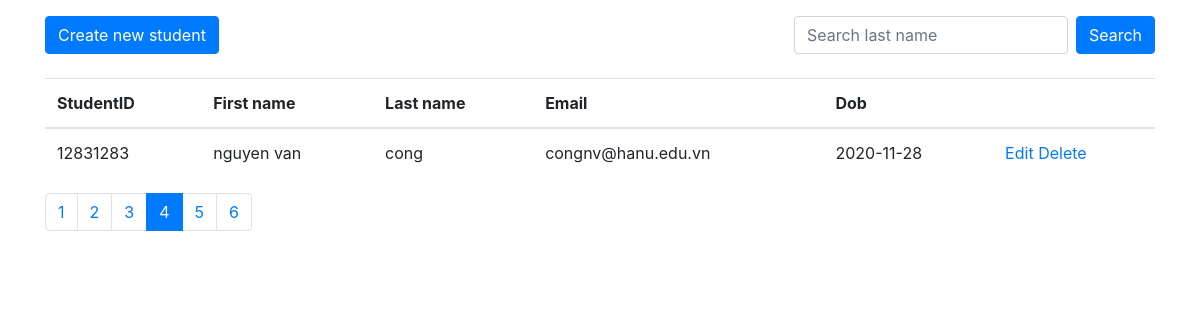
Screenshot of /simple/student/index.php?page=4 with the database file from the repository.
### tables this page shows
CREATE TABLE `students` (
  `id` int(11) NOT NULL,
  `student_id` varchar(20) NOT NULL,
  `first_name` varchar(20) NOT NULL,
  `last_name` varchar(10) NOT NULL,
  `email` varchar(50) NOT NULL,
  `dob` date NOT NULL
);

### simple/student/index.php (the view, shortened to what this page needs)
<?php require('../config/connection.php'); ?>
<?php
	$limit = 1;
	$studentSql = "SELECT * FROM students";
	$totalStudentsCountSql = "SELECT COUNT(*) FROM students";
	if (isset($_GET['page'])) {
		$offset = $limit * ($_GET['page'] - 1);
		$studentSql .= " LIMIT $limit OFFSET $offset";
	}
	else {
		$offset = 0;
		$studentSql .= " LIMIT $limit OFFSET $offset";
	}
	$totalStudentsResult = $conn->query($totalStudentsCountSql);
	$totalStudents = $totalStudentsResult->fetch_array()[0];
	$totalPages = ceil($totalStudents / $limit);
	$result = $conn->query($studentSql);
	$rows = $result->fetch_all(MYSQLI_ASSOC);
?>
<!DOCTYPE html>
<html>
	<head>
		<link rel="stylesheet" href="https://cdn.jsdelivr.net/npm/bootstrap@4.5.3/dist/css/bootstrap.min.css">
	</head>
	<body>
		<div class="container">
			<div class="mt-3 d-flex justify-content-between">
				<a href="create.php">
					<button class="btn btn-primary">Create new student</button>
				</a>
				<form class="form-inline" method="GET">
					<input class="form-control" name="search" placeholder="Search last name"/>
					<button class="btn btn-primary ml-2">Search</button>
				</form>
			</div>
			<br/>
			<table class="table" style="border-collapse:collapse">
				<thead>
					<tr>
						<th>StudentID</th>
						<th>First name</th>
						<th>Last name</th>
						<th>Email</th>
						<th>Dob</th>
						<th></th>
					</tr>
				</thead>
				<tbody>
					<?php if(count($rows) > 0): ?>
						<?php foreach($rows as $row): ?>
							<tr>
								<td><?php echo $row['student_id']?></td>
								<td><?php echo $row['first_name']?></td>
								<td><?php echo $row['last_name']?></td>
								<td><?php echo $row['email']?></td>
								<td><?php echo $row['dob']?></td>
								<td>
									<a href="edit.php?id=<?php echo $row['id']; ?>">Edit</a>
									<a href="delete.php?id=<?php echo $row['id']; ?>" onclick="return confirm('Are you sure');">Delete</a>
								</td>
							</tr>
						<?php endforeach ?>
					<?php else: ?>
						<tr>
							<td colspan="6">0 results</td>
						</tr>
					<?php endif ?>
				</tbody>
			</table>
			<nav aria-label="Page navigation example">
				<ul class="pagination">
					<?php for($i = 1; $i <= $totalPages; $i++) { ?>
						<li class="page-item <?php echo (isset($_GET['page']) && $_GET['page'] == $i ||
						!isset($_GET['page']) && $i == 1) ? 'active' : '' ?>">
							<a class="page-link"
							href="index.php?page=<?php echo $i; ?><?php echo isset($_GET['search']) ? '&search='.$_GET['search'] : null ?>">
								<?php echo $i; ?>
							</a>
						</li>
					<?php } ?>
				</ul>
			</nav>
		</div>
	</body>
</html>

### rows the page displays
students: student "12831283", first_name "nguyen van", last_name "cong", email "congnv@hanu.edu.vn", dob "2020-11-28"
